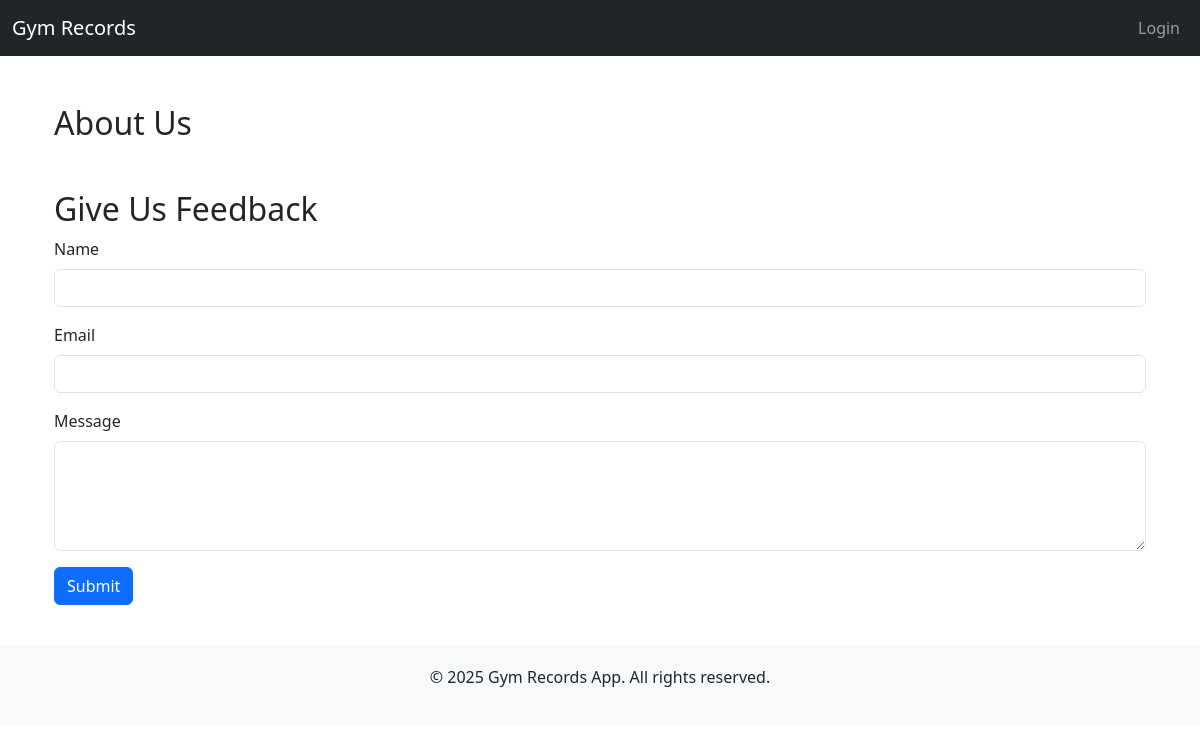
/, run on an earlier commit of the app's database.
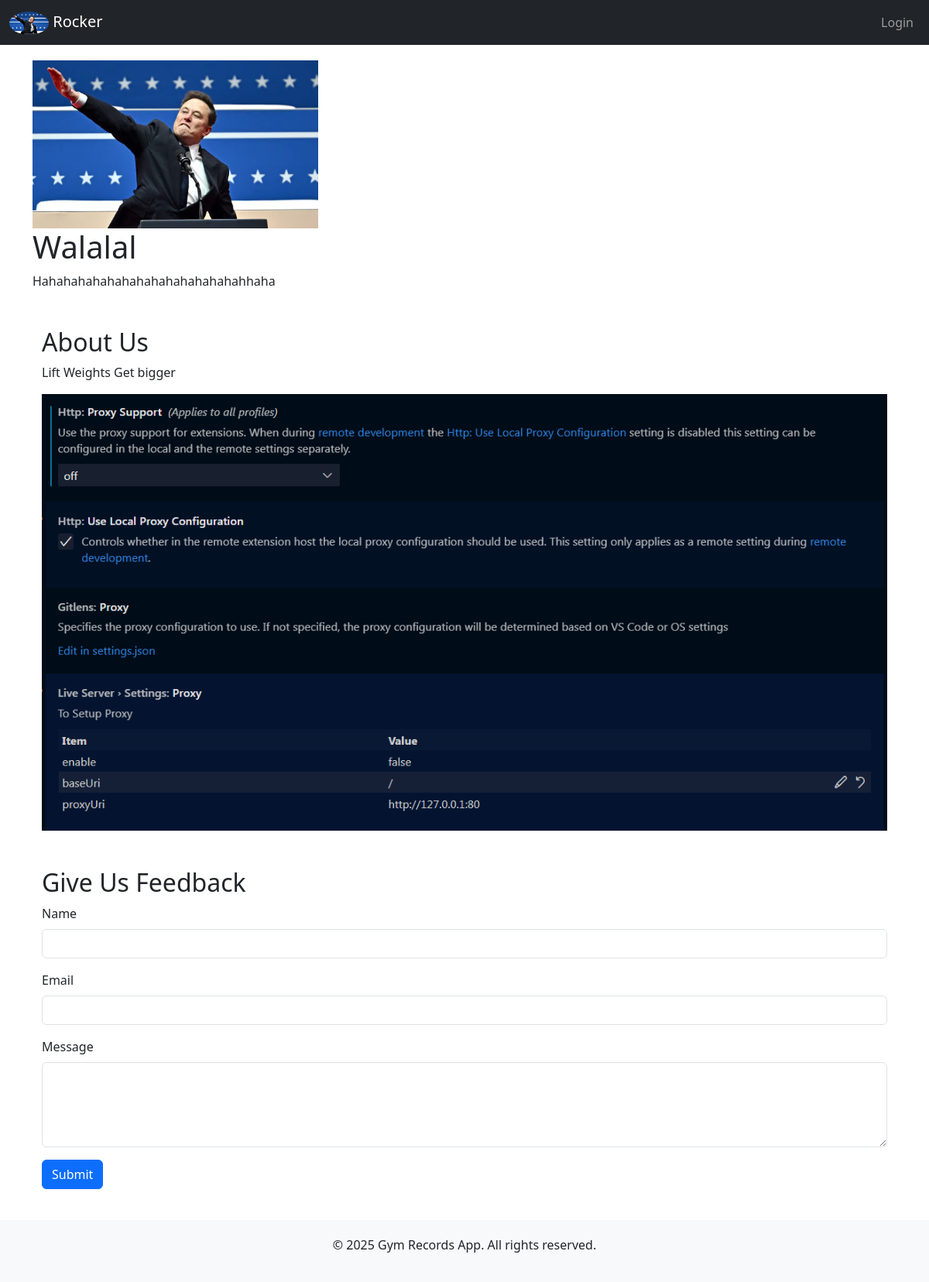
And on a later commit of the database.
### home/models.py (models this page shows, shortened)
class WebsiteSettings(models.Model):
    website_name = models.CharField(max_length=100, default="Gym Records")
    logo = models.ImageField(upload_to="logos/", blank=True, null=True)

class Banner(models.Model):
    title = models.CharField(max_length=200)
    description = models.TextField(blank=True, null=True)
    image = models.ImageField(upload_to="banners/")
    is_active = models.BooleanField(default=True)  # To enable/disable banners dynamically

class AboutUs(models.Model):
    title = models.CharField(max_length=200)
    content = models.TextField()
    banner_image = models.ImageField(upload_to="banners/", blank=True, null=True)

### home/views.py (the view)
# urls.py: path('', views.home_view, name='home'),
def home_view(request):
    website_settings = WebsiteSettings.objects.first() or WebsiteSettings.objects.create()
    about_us = AboutUs.objects.first()
    active_banners = Banner.objects.filter(is_active=True)
    context = {
        "website_settings": website_settings,
        "about_us": about_us,
        "active_banners": active_banners,
    }
    return render(request, "index.html", context)

### home/templates/index.html (shortened to what this page needs)
{% extends 'base.html' %}
{% block content %}
<div class="banner">
    {% for banner in active_banners %}
    <div class="banner-item">
        <img src="{{ banner.image.url }}" alt="{{ banner.title }}" class="img-fluid">
        <div class="banner-content">
            <h1>{{ banner.title }}</h1>
            <p>{{ banner.description }}</p>
        </div>
    </div>
    {% endfor %}
</div>
<section class="about-us mt-5">
    <div class="container">
        <h2>About Us</h2>
        <p>{{ about_us.content }}</p>
        {% if about_us.banner_image %}
        <img src="{{ about_us.banner_image.url }}" alt="About Us Banner" class="img-fluid" height="300">
        {% endif %}
    </div>
</section>
<section class="feedback mt-5">
    <div class="container">
        <h2>Give Us Feedback</h2>
        <form method="post" action="{% url 'submit_feedback' %}">
            <div class="mb-3">
                <label for="id_name" class="form-label">Name</label>
                <input type="text" class="form-control" id="id_name" name="name" required>
            </div>
            <div class="mb-3">
                <label for="id_email" class="form-label">Email</label>
                <input type="email" class="form-control" id="id_email" name="email" required>
            </div>
            <div class="mb-3">
                <label for="id_message" class="form-label">Message</label>
                <textarea class="form-control" id="id_message" name="message" rows="4" required></textarea>
            </div>
            <button type="submit" class="btn btn-primary">Submit</button>
        </form>
    </div>
</section>
{% endblock %}

### login/templates/base.html (shortened to what this page needs)
<!DOCTYPE html>
<html lang="en">
<head>
    <link href="https://cdn.jsdelivr.net/npm/bootstrap@5.3.0-alpha1/dist/css/bootstrap.min.css" rel="stylesheet">
</head>
<body>
    <nav class="navbar navbar-expand-lg navbar-dark bg-dark">
        <div class="container-fluid">
            <a class="navbar-brand" href="{% url 'home' %}">
                {% if website_settings.logo %}
                <img src="{{ website_settings.logo.url }}" alt="{{ website_settings.website_name }}" height="30" style="border-radius: 50%;">
                {% endif %}
                {{ website_settings.website_name }}
            </a>
            <div class="collapse navbar-collapse" id="navbarNav">
                <ul class="navbar-nav ms-auto">
                    {% if user.is_authenticated %}
                        <li class="nav-item">
                            <a class="nav-link" href="{% url 'dashboard' %}">Dashboard</a>
                        </li>
                        {% if user.is_superuser %}
                            <li class="nav-item">
                                <a class="nav-link" href="{% url 'create_category' %}">Create Category</a>
                            </li>
                        {% endif %}
                        {% if user.is_superuser or user.staff %}
                            <li class="nav-item">
                                <a class="nav-link" href="{% url 'add_member' %}">Add Member</a>
                            </li>
                        {% endif %}
                        <li class="nav-item">
                            <a class="nav-link" href="{% url 'logout' %}">Logout</a>
                        </li>
                    {% else %}
                        <li class="nav-item">
                            <a class="nav-link" href="{% url 'login' %}">Login</a>
                        </li>
                    {% endif %}
                </ul>
            </div>
        </div>
    </nav>
    <div class="container">
        {% block content %}
        {% endblock %}
    </div>
    <footer class="footer bg-light">
        <div class="container">
            <p>&copy; 2025 Gym Records App. All rights reserved.</p>
        </div>
    </footer>
</body>
</html>

### login/templates/base.html (style rules this page uses)
.navbar { margin-bottom: 20px; }
.footer { margin-top: 40px; padding: 20px 0; background-color: #f8f9fa; text-align: center; }

What changed in the data, as far as the page shows it:
computed for WebsiteSettings: website_name "Gym Records" → "Rocker"
added Banner: image (picture), title "Walalal", description "Hahahahahahahahahahahahahahahhaha"
added AboutUs: content "Lift Weights Get bigger", banner_image (picture)
